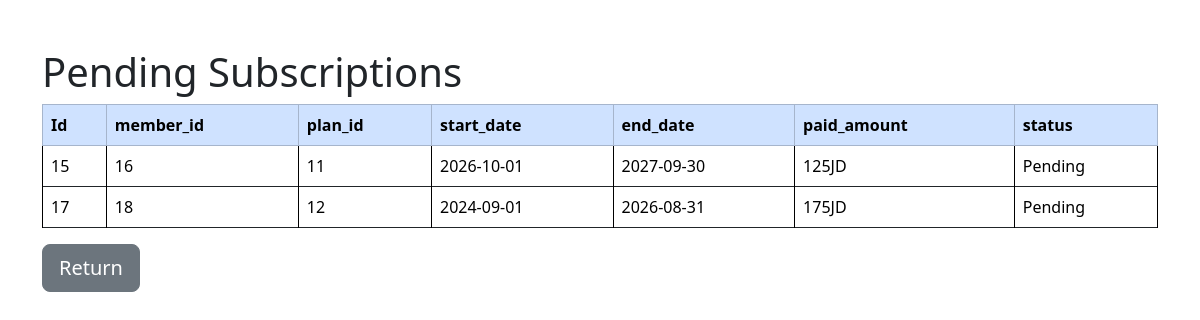
/pending_subscriptions.php (signed in), run on the app's committed database.
### tables this page shows
CREATE TABLE IF NOT EXISTS `subscriptions` (
  `Id` int(11) NOT NULL AUTO_INCREMENT,
  `member_id` int(11) NOT NULL,
  `plan_id` int(11) NOT NULL,
  `start_date` date NOT NULL,
  `end_date` date NOT NULL,
  `status` enum('Active','Expired','Cancelled','Pending') NOT NULL,
  `paid_amount` varchar(10) NOT NULL,
  `created_at` timestamp NULL DEFAULT current_timestamp(),
  PRIMARY KEY (`Id`),
  KEY `member_id` (`member_id`),
  KEY `plan_id` (`plan_id`)
);

### pending_subscriptions.php (the view, shortened to what this page needs)
<?php
include "database.php";
?>
<!DOCTYPE html>
<html>
<head>
<link href="https://cdn.jsdelivr.net/npm/bootstrap@5.3.8/dist/css/bootstrap.min.css" rel="stylesheet">
</head>
<body>
<div class="container mt-5">
        <h1>Pending Subscriptions</h1>
		 <table class="table table-bordered table-hover" style = "border: 2px;">
            <thead class="table-primary">
                <tr>
				  <th>Id</th>
				  <th>member_id</th>
				  <th>plan_id</th>
				  <th>start_date</th>
				  <th>end_date</th>
				  <th>paid_amount</th>
				  <th>status</th>
				</tr>
		</thead>
		<tbody>
		<?php
		$sql = "SELECT * FROM subscriptions WHERE status = 'Pending'";
		$result = $conn->query($sql);
		if($result->num_rows > 0) {
		while($row = $result->fetch_assoc()) {
		?>
			<tr>
			  <td><?php echo $row["Id"];?></td>
			  <td><?php echo $row["member_id"];?></td>
			  <td><?php echo $row["plan_id"];?></td>
			  <td><?php echo htmlspecialchars($row['start_date']);?></td>
			  <td><?php echo htmlspecialchars($row['end_date']);?></td>
			  <td><?php echo htmlspecialchars($row['paid_amount']);?></td>
			  <td><?php echo htmlspecialchars($row['status']); ?></td>
			</tr>
			<?php
		}
		}
                else{
                ?>
				<tr>
                    <td colspan="10" class="text-center">No Subscription to display</td>
                </tr>
                <?php } ?>
            </tbody>
        </table>
		<a href="subscriptions.php" class="btn btn-secondary btn-lg">Return</a>
    </div>
</body>
</html>

### data on the page
subscriptions: Id "15", member "16", plan "11", start_date "2026-10-01", end_date "2027-09-30", paid_amount "125JD", status "Pending"
subscriptions: Id "17", member "18", plan "12", start_date "2024-09-01", end_date "2026-08-31", paid_amount "175JD", status "Pending"
